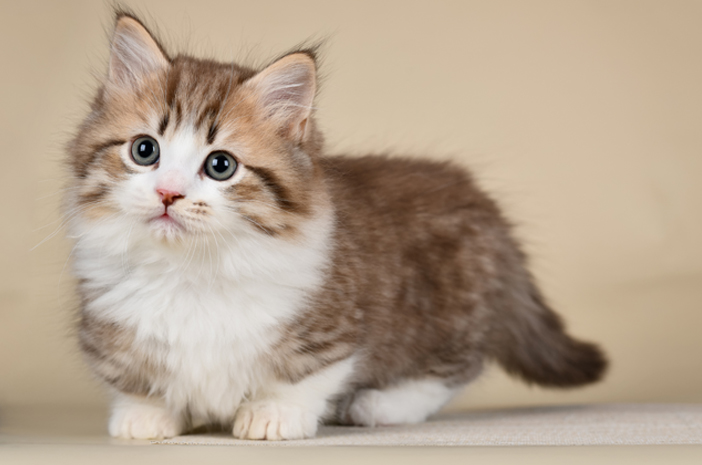
#> input picture LearnOpenCV/kucing.jpg, 702 x 465 px, found by its file name
$ python pcd-02.py
#> lines starting #> are read from the running program, lines starting #| are printed output that depends on the picture
import cv2
import numpy as np

path=r'D:\kucing.jpg'; #https://d1vbn70lmn1nqe.cloudfront.net/prod/wp-content/uploads/2021/10/28064854/12.-Tips-Merawat-Anak-Kucing-Munchkin.jpg
cv_read=cv2.imread(path)
#> cv_read is the input picture: shape (465, 702, 3); mean B, G, R 143.4, 163, 181
cv2.imshow("Citra RGB",cv_read)

Red = cv_read[:,:,0]
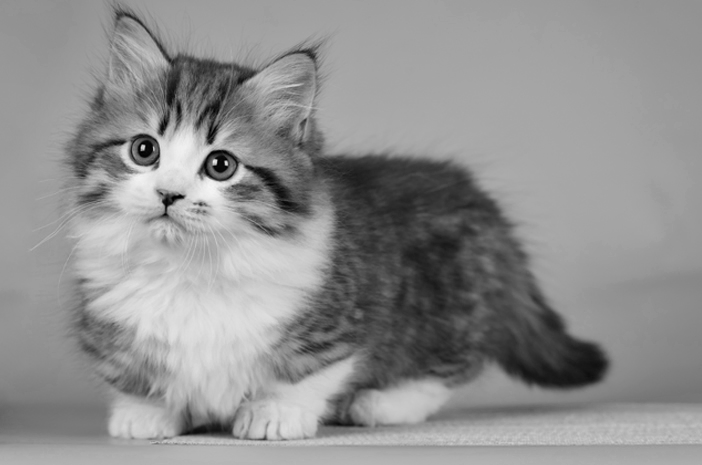
#> Red: shape (465, 702); min 0, max 245, mean 143.4
Green = cv_read[:,:,2]
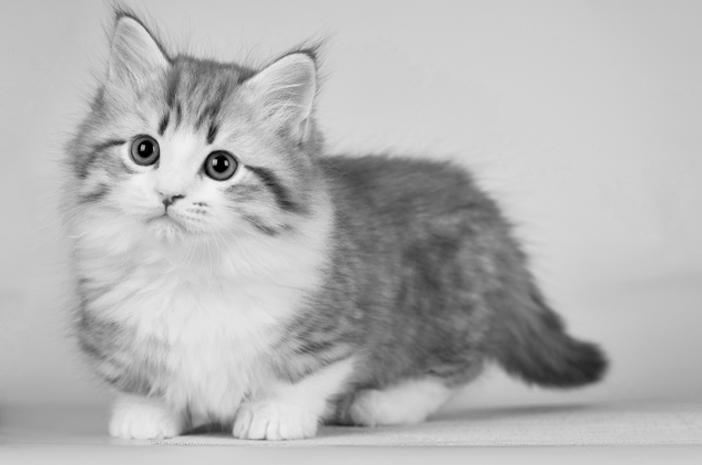
#> Green: shape (465, 702); min 0, max 244, mean 181
Blue = cv_read[:,:,1]
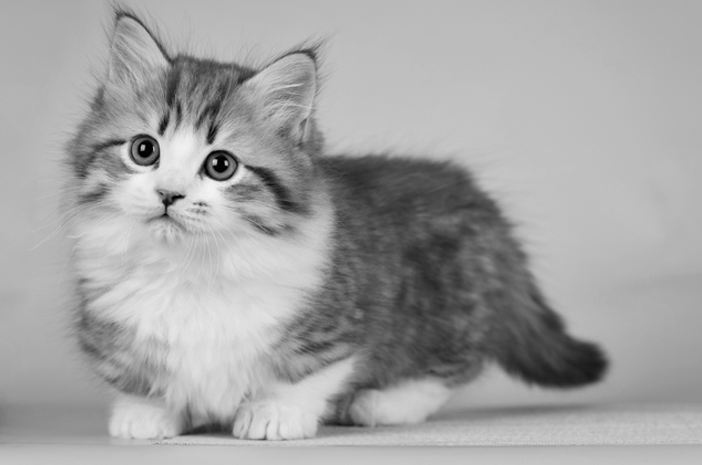
#> Blue: shape (465, 702); min 0, max 244, mean 163

height = cv_read.shape[0]
#> height = 465
width = cv_read.shape[1]
#> width = 702
constant_value = np.int32(50)

grayscale = np.zeros([height, width], dtype = np.int32())
gray_bright = np.zeros([height, width], dtype = np.int32())

for row in range (1, height):
    for col in range (1, width):
        grayscale[row, col] = (0.299 * Red[row, col]) + (0.587 * Green[row, col]) + (0.114 * Blue[row, col])
        gray_bright[row, col] = grayscale[row, col] + constant_value
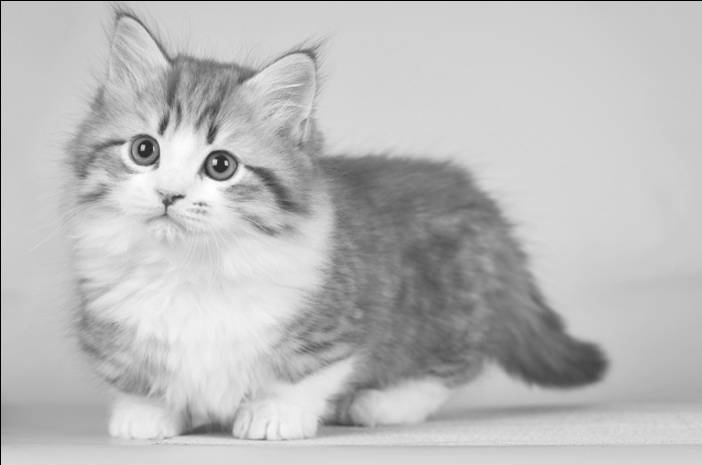
#> gray_bright: shape (465, 702) int32; min 0, max 293, mean 216.4; drawn with min black and max white

cv2.imshow('Grayscale', np.uint8(grayscale))
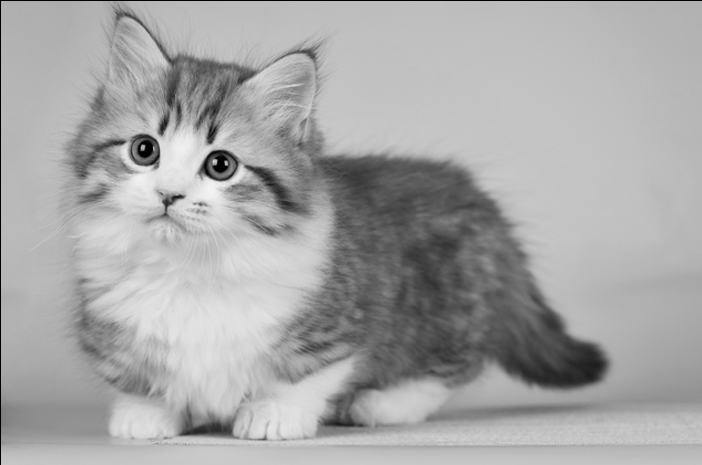
#> window 'Grayscale': shape (465, 702); min 0, max 243, mean 166.6
cv2.imshow('Grayscale Bright', np.uint8(gray_bright))
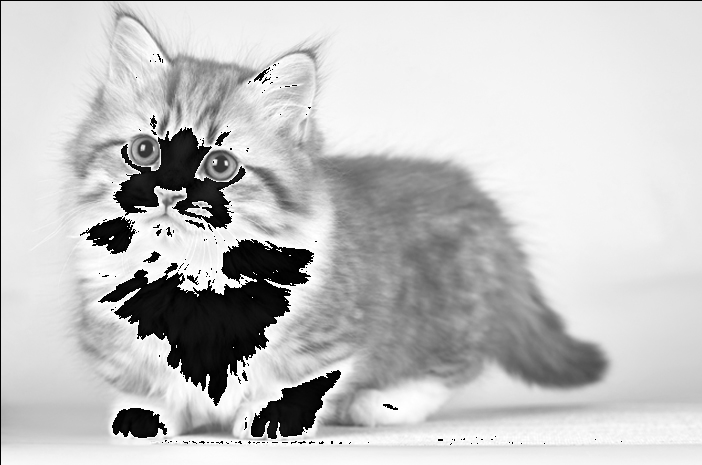
#> window 'Grayscale Bright': shape (465, 702); min 0, max 255, mean 195.5
cv2.waitKey(0)
cv2.destroyAllWindows
